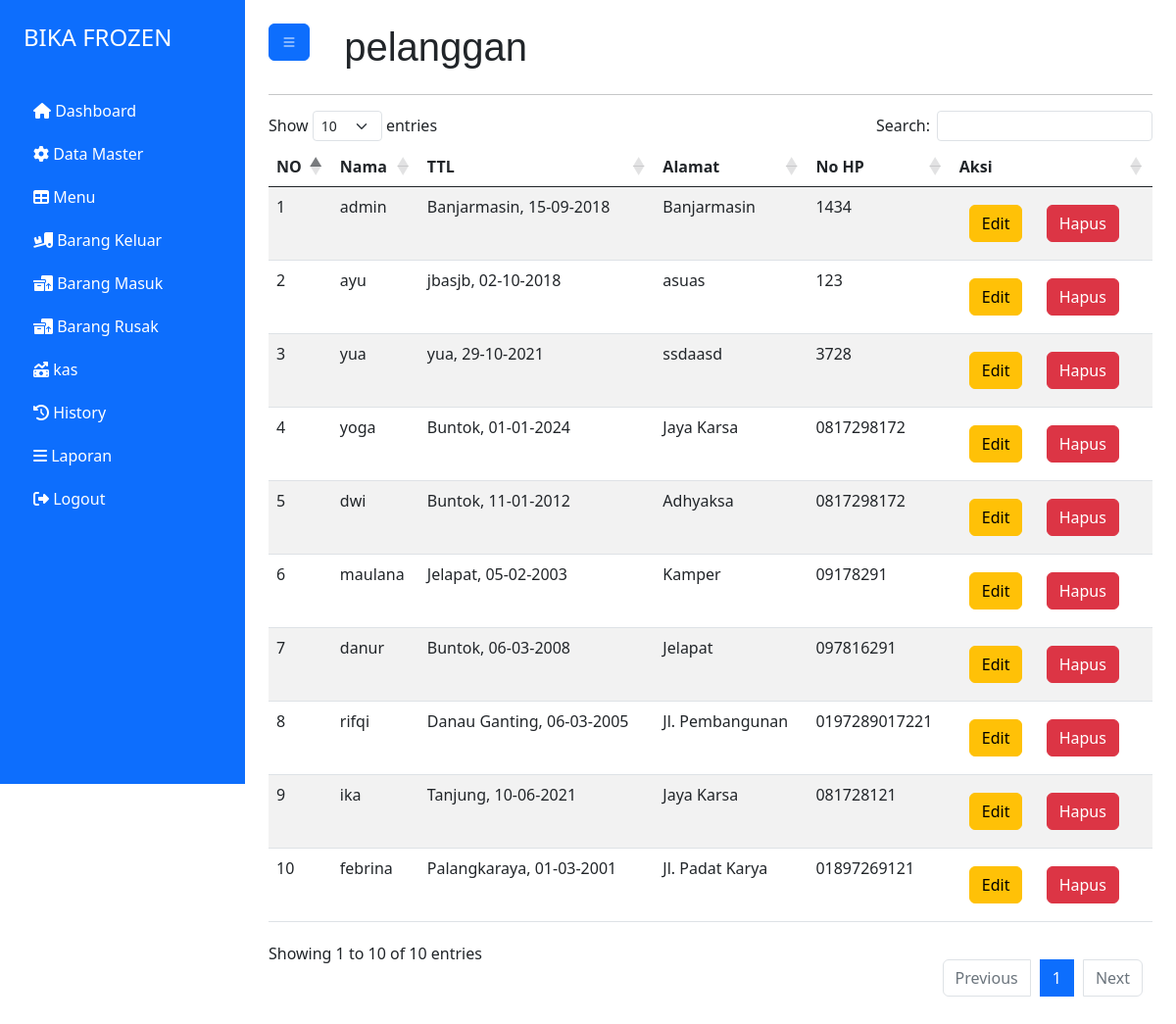
Page /index.php?page=pelanggan (signed in) on the committed database.
### tables this page shows
CREATE TABLE `pelanggan` (
  `id_pelanggan` int(11) NOT NULL,
  `id_user` int(11) NOT NULL,
  `nama` varchar(50) NOT NULL,
  `tempat` varchar(50) NOT NULL,
  `tgl` date NOT NULL,
  `alamat` varchar(50) NOT NULL,
  `no_hp` varchar(20) NOT NULL
);

### halaman/pelanggan/list.php (the view)
<?php
    include "././koneksi.php";
    $query = mysqli_query($koneksi,"SELECT * FROM pelanggan JOIN user ON user.id = pelanggan.id_user");
?>
<div>
<table id="example" class="table table-striped" style="width:100%">
        <thead>
            <tr>
                <th>NO</th>
                <th>Nama</th>
                <th>TTL</th>
                <th>Alamat</th>
                <th>No HP</th>
                <th>Aksi</th>
            </tr>
        </thead>
        <tbody>
            <?php
                $no = 1;
                while($row = mysqli_fetch_array($query)){
                    ?>
                        <tr>
                            <td><?= $no++ ?></td>
                            <td><?= $row['nama'] ?></td>
                            <td><?= $row['tempat'] ?>, <?= date('d-m-Y', strtotime($row['tgl'])) ?></td>
                            <td><?= $row['alamat'] ?></td>
                            <td><?= $row['no_hp'] ?></td>
                            <td>
                                <a href="index.php?page=edit_pelanggan&id=<?= $row['id_pelanggan']?>" class="btn btn-warning">Edit</a>
                                <a href="index.php?page=hapus_pelanggan&id=<?= $row['id_pelanggan']?>" class="btn btn-danger" onclick="return confirm('Apakah anda yakin ingin menghapus ini ?')">Hapus</a>
                            </td>
                        </tr>
                    <?php
                }
            ?>
        </tbody>
    </table>
</div>

### index.php (style rules this page uses)
a { text-decoration: none; margin: 10px; }

### rows in the picture
pelanggan: nama "admin", tempat "Banjarmasin", tgl "15-09-2018", alamat "Banjarmasin", no_hp "1434"
pelanggan: nama "ayu", tempat "jbasjb", tgl "02-10-2018", alamat "asuas", no_hp "123"
pelanggan: nama "yua", tempat "yua", tgl "29-10-2021", alamat "ssdaasd", no_hp "3728"
pelanggan: nama "yoga", tempat "Buntok", tgl "01-01-2024", alamat "Jaya Karsa", no_hp "0817298172"
pelanggan: nama "dwi", tempat "Buntok", tgl "11-01-2012", alamat "Adhyaksa", no_hp "0817298172"
pelanggan: nama "maulana", tempat "Jelapat", tgl "05-02-2003", alamat "Kamper", no_hp "09178291"
pelanggan: nama "danur", tempat "Buntok", tgl "06-03-2008", alamat "Jelapat", no_hp "097816291"
pelanggan: nama "rifqi", tempat "Danau Ganting", tgl "06-03-2005", alamat "Jl. Pembangunan", no_hp "0197289017221"
pelanggan: nama "ika", tempat "Tanjung", tgl "10-06-2021", alamat "Jaya Karsa", no_hp "081728121"
pelanggan: nama "febrina", tempat "Palangkaraya", tgl "01-03-2001", alamat "Jl. Padat Karya", no_hp "01897269121"

### other values in the picture
$hal "pelanggan"
